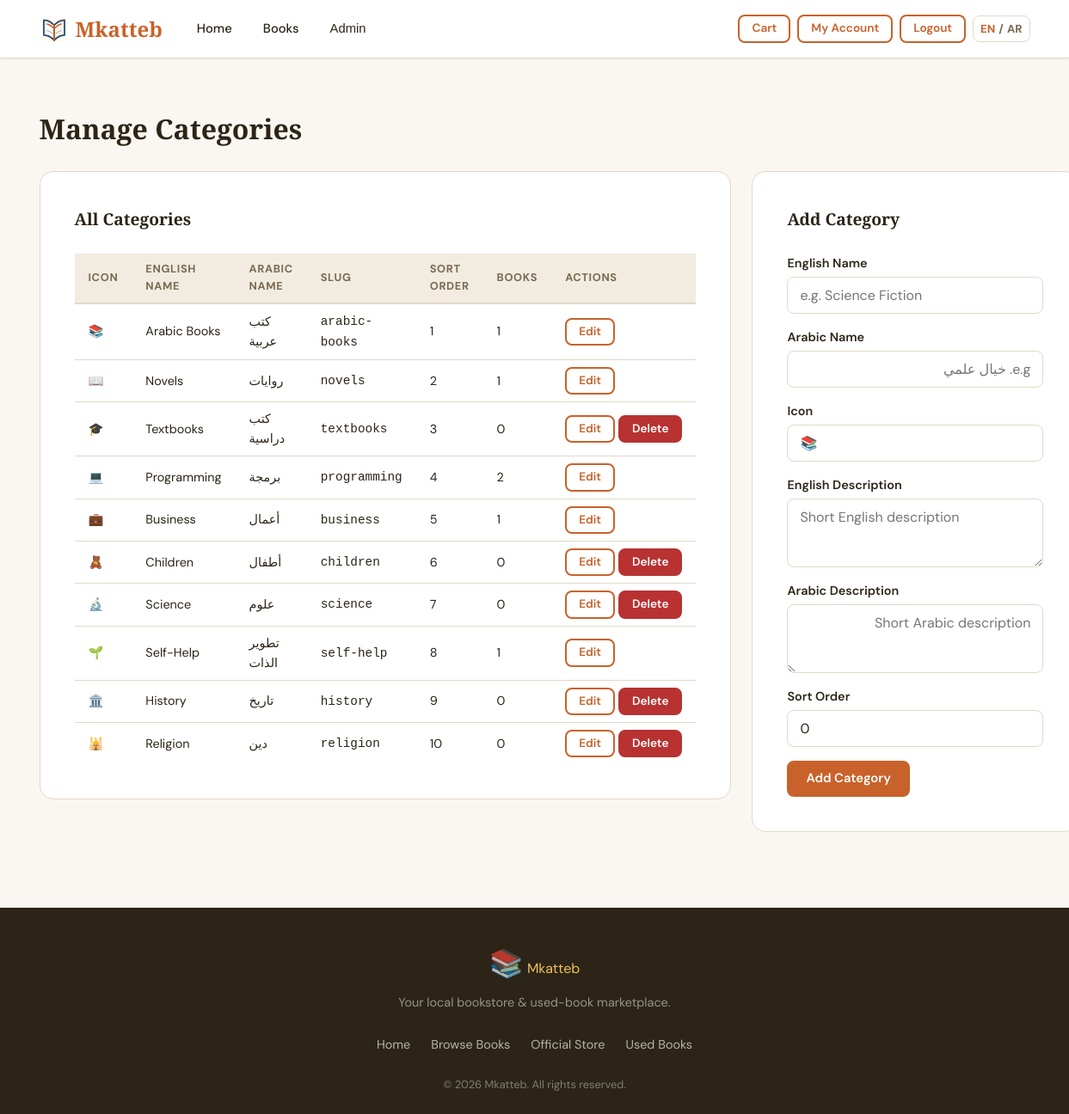
Screenshot of /admin/categories.php (signed in) with the database file from the repository.
### tables this page shows
CREATE TABLE IF NOT EXISTS categories (
    id          INT UNSIGNED AUTO_INCREMENT PRIMARY KEY,
    name        VARCHAR(120)    NOT NULL UNIQUE,
    name_ar     VARCHAR(120)    NULL,
    slug        VARCHAR(140)    NOT NULL UNIQUE,
    description TEXT            NULL,
    description_ar TEXT         NULL,
    icon        VARCHAR(60)     NULL COMMENT 'Emoji or icon class',
    sort_order  INT             NOT NULL DEFAULT 0,
    created_at  DATETIME        NOT NULL DEFAULT CURRENT_TIMESTAMP
);

### includes/lang.php (called while the page is built, shortened)
<?php
$translations['en'] = array_replace($translations['en'], [
    'english_name' => 'English Name',
    'arabic_name' => 'Arabic Name',
    'english_description' => 'English Description',
    'arabic_description' => 'Arabic Description',
    'category_english_name_placeholder' => 'e.g. Science Fiction',
    'category_arabic_name_placeholder' => 'e.g. خيال علمي',
    'category_english_description_placeholder' => 'Short English description',
    'category_arabic_description_placeholder' => 'Short Arabic description',
    'error_category_english_name_min' => 'English category name must be at least 2 characters.',
    'error_category_arabic_name_min' => 'Arabic category name must be at least 2 characters.',
    'no_orders_placed_yet' => 'No orders placed yet.',
    'book_language' => 'Book Language',
    'language' => 'Language',
    'all_languages' => 'All Languages',
    'arabic' => 'Arabic',
    'english' => 'English',
]);
$translations['ar'] = array_replace($translations['ar'], [
    'english_name' => 'الاسم بالإنجليزية',
    'arabic_name' => 'الاسم بالعربية',
    'english_description' => 'الوصف بالإنجليزية',
    'arabic_description' => 'الوصف بالعربية',
    'category_english_name_placeholder' => 'مثال: Science Fiction',
    'category_arabic_name_placeholder' => 'مثال: خيال علمي',
    'category_english_description_placeholder' => 'وصف إنجليزي مختصر',
    'category_arabic_description_placeholder' => 'وصف عربي مختصر',
    'error_category_english_name_min' => 'يجب أن يكون اسم التصنيف بالإنجليزية حرفين على الأقل.',
    'error_category_arabic_name_min' => 'يجب أن يكون اسم التصنيف بالعربية حرفين على الأقل.',
    'no_orders_placed_yet' => 'لا توجد طلبات بعد.',
    'book_language' => 'لغة الكتاب',
    'language' => 'اللغة',
    'all_languages' => 'كل اللغات',
    'arabic' => 'العربية',
    'english' => 'الإنجليزية',
]);
function currentLang(): string {
    return $_SESSION['lang'] ?? 'en';
}
function t(string $key): string {
    global $translations;
    $lang = currentLang();
    $text = $translations[$lang][$key] ?? '';
    return $text;
}

### includes/functions.php (called while the page is built, shortened)
<?php
require_once __DIR__ . '/db.php';
function e(string $str): string {
    return htmlspecialchars($str, ENT_QUOTES | ENT_HTML5, 'UTF-8');
}
function getCategories(): array {
    $stmt = db()->prepare('SELECT * FROM categories ORDER BY sort_order ASC, name ASC');
    $stmt->execute();
    return $stmt->fetchAll();
}

### includes/db.php (called while the page is built, shortened)
<?php
function db(): PDO {
    static $pdo = null;
    if ($pdo === null) {
        $dsn = sprintf(
            'mysql:host=%s;dbname=%s;charset=%s',
            DB_HOST, DB_NAME, DB_CHARSET
        );
        $options = [
            PDO::ATTR_ERRMODE            => PDO::ERRMODE_EXCEPTION,
            PDO::ATTR_DEFAULT_FETCH_MODE => PDO::FETCH_ASSOC,
            PDO::ATTR_EMULATE_PREPARES   => false,
        ];
        try {
            $pdo = new PDO($dsn, DB_USER, DB_PASS, $options);
        } catch (PDOException $e) {
            die('<div style="font-family:monospace;color:red;padding:20px;">
                <strong>Database connection failed.</strong><br>
                Make sure XAMPP MySQL is running and the database exists.<br>
                Error: ' . htmlspecialchars($e->getMessage()) . '
            </div>');
        }
    }
    return $pdo;
}

### public/admin/categories.php (the view, shortened to what this page needs)
<?php
require_once __DIR__ . '/../../includes/functions.php';
$defaultIcon = '📚';
$categories = getCategories();
$editCat = null;
include __DIR__ . '/../../includes/header.php';
?>
<div class="container admin-page">
    <div class="page-header">
        <h1><?= e(t('manage_categories')) ?></h1>
    </div>
    <div class="admin-split">
        <section class="card">
            <h2 class="card__title"><?= e(t('all_categories')) ?></h2>
            <div class="books-table-wrap">
                <table class="books-table">
                    <thead>
                        <tr>
                            <th><?= e(t('icon')) ?></th>
                            <th><?= e(t('english_name')) ?></th>
                            <th><?= e(t('arabic_name')) ?></th>
                            <th><?= e(t('slug')) ?></th>
                            <th><?= e(t('sort_order')) ?></th>
                            <th><?= e(t('books')) ?></th>
                            <th><?= e(t('actions')) ?></th>
                        </tr>
                    </thead>
                    <tbody>
                        <?php foreach ($categories as $cat):
                            $bc = $pdo->prepare('SELECT COUNT(*) FROM books WHERE category_id = ?');
                            $bc->execute([$cat['id']]);
                            $cnt = $bc->fetchColumn();
                        ?>
                        <tr>
                            <td><?= e($cat['icon'] ?? '') ?></td>
                            <td><?= e($cat['name']) ?></td>
                            <td><?= e($cat['name_ar'] ?? '') ?></td>
                            <td><code><?= e($cat['slug']) ?></code></td>
                            <td><?= (int)$cat['sort_order'] ?></td>
                            <td><?= (int)$cnt ?></td>
                            <td class="actions">
                                <a href="?edit=<?= (int)$cat['id'] ?>" class="btn btn--sm btn--outline"><?= e(t('edit')) ?></a>
                                <?php if ($cnt == 0): ?>
                                <form method="post" class="inline-form">
                                    <button
                                        name="action"
                                        value="delete"
                                        class="btn btn--sm btn--danger"
                                        data-confirm="<?= e(t('confirm_delete_category')) ?>"
                                    >
                                        <?= e(t('delete')) ?>
                                    </button>
                                </form>
                                <?php endif; ?>
                            </td>
                        </tr>
                        <?php endforeach; ?>
                    </tbody>
                </table>
            </div>
        </section>
        <section class="card">
            <h2 class="card__title"><?= e($editCat ? t('edit_category') : t('add_category')) ?></h2>
            <form method="post" class="auth-form">
                <div class="form-group">
                    <label class="form-label"><?= e(t('english_name')) ?></label>
                    <input type="text" name="name" class="form-input" dir="ltr" required
                           value="<?= e($editCat['name'] ?? '') ?>" placeholder="<?= e(t('category_english_name_placeholder')) ?>">
                </div>
                <div class="form-group">
                    <label class="form-label"><?= e(t('arabic_name')) ?></label>
                    <input type="text" name="name_ar" class="form-input" dir="rtl" required
                           value="<?= e($editCat['name_ar'] ?? '') ?>" placeholder="<?= e(t('category_arabic_name_placeholder')) ?>">
                </div>
                <div class="form-group">
                    <label class="form-label"><?= e(t('icon')) ?></label>
                    <input type="text" name="icon" class="form-input"
                           value="<?= e($editCat['icon'] ?? $defaultIcon) ?>" placeholder="<?= e($defaultIcon) ?>">
                </div>
                <div class="form-group">
                    <label class="form-label"><?= e(t('english_description')) ?></label>
                    <textarea name="desc" class="form-input" dir="ltr" rows="2"
                              placeholder="<?= e(t('category_english_description_placeholder')) ?>"><?= e($editCat['description'] ?? '') ?></textarea>
                </div>
                <div class="form-group">
                    <label class="form-label"><?= e(t('arabic_description')) ?></label>
                    <textarea name="desc_ar" class="form-input" dir="rtl" rows="2"
                              placeholder="<?= e(t('category_arabic_description_placeholder')) ?>"><?= e($editCat['description_ar'] ?? '') ?></textarea>
                </div>
                <div class="form-group">
                    <label class="form-label"><?= e(t('sort_order')) ?></label>
                    <input type="number" name="sort_order" class="form-input"
                           value="<?= (int)($editCat['sort_order'] ?? 0) ?>">
                </div>
                <div class="form-row">
                    <button type="submit" class="btn btn--primary">
                        <?= e($editCat ? t('update_category') : t('add_category')) ?>
                    </button>
                </div>
            </form>
        </section>
    </div>
</div>
<?php include __DIR__ . '/../../includes/footer.php'; ?>

### rows the page displays
categories: icon "📚", name "Arabic Books", name_ar "كتب عربية", slug "arabic-books", sort_order "1", cnt "1"
categories: icon "📖", name "Novels", name_ar "روايات", slug "novels", sort_order "2", cnt "1"
categories: icon "🎓", name "Textbooks", name_ar "كتب دراسية", slug "textbooks", sort_order "3", cnt "0"
categories: icon "💻", name "Programming", name_ar "برمجة", slug "programming", sort_order "4", cnt "2"
categories: icon "💼", name "Business", name_ar "أعمال", slug "business", sort_order "5", cnt "1"
categories: icon "🧸", name "Children", name_ar "أطفال", slug "children", sort_order "6", cnt "0"
categories: icon "🔬", name "Science", name_ar "علوم", slug "science", sort_order "7", cnt "0"
categories: icon "🌱", name "Self-Help", name_ar "تطوير الذات", slug "self-help", sort_order "8", cnt "1"
categories: icon "🏛️", name "History", name_ar "تاريخ", slug "history", sort_order "9", cnt "0"
categories: icon "🕌", name "Religion", name_ar "دين", slug "religion", sort_order "10", cnt "0"

### other values shown
$siteName "Mkatteb"
t($link['label_key']) "Home"
t($link['label_key']) "Books"
t('admin') "Admin"
t('cart') "Cart"
t('my_account') "My Account"
t('logout') "Logout"
t('manage_categories') "Manage Categories"
t('all_categories') "All Categories"
t('icon') "ICON"
t('english_name') "ENGLISH NAME"
t('arabic_name') "ARABIC NAME"
t('slug') "SLUG"
t('sort_order') "SORT ORDER"
t('books') "BOOKS"
